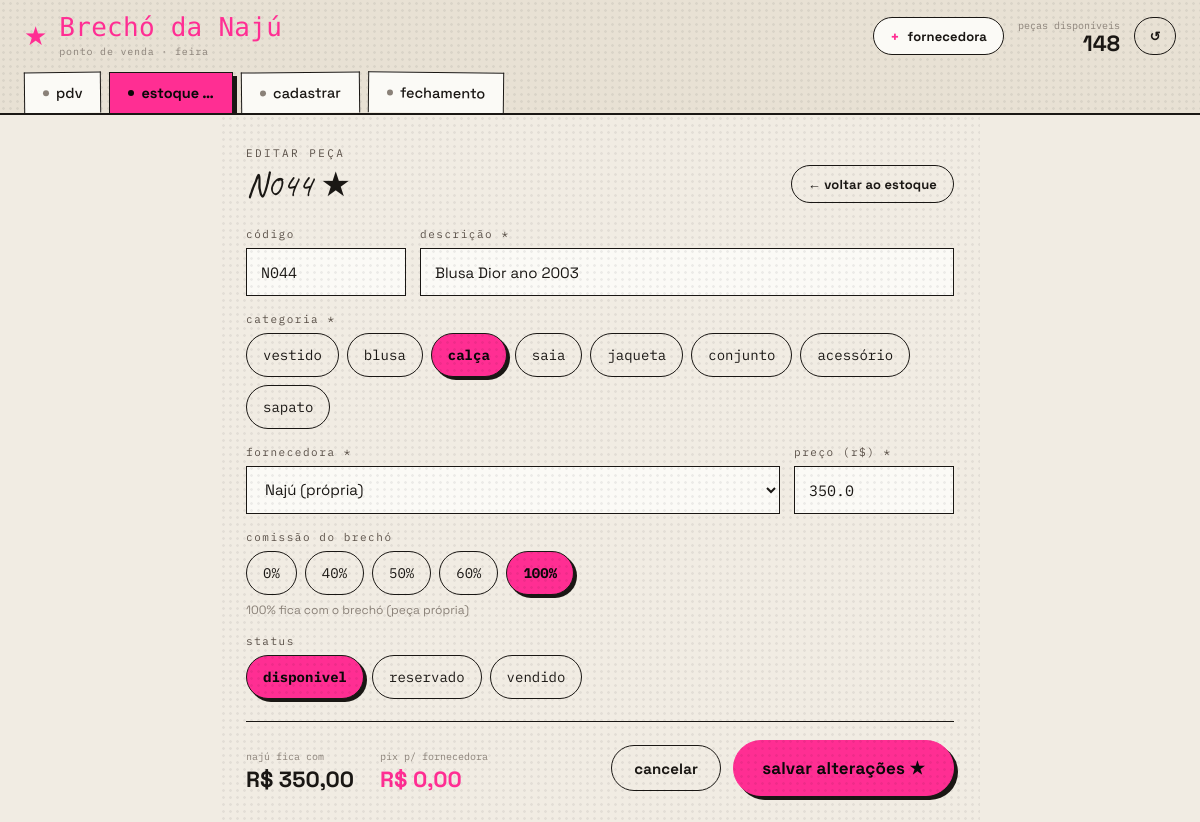
/pecas/136/editar, run on the app's committed database.
### models.py (models this page shows, shortened)
class Peca(db.Model):
    __tablename__ = "pecas"
    id = db.Column(db.Integer, primary_key=True)
    codigo = db.Column(db.String(24), unique=True, nullable=False)
    descricao = db.Column(db.String(240), nullable=False)
    categoria = db.Column(db.String(40), nullable=False)
    fornecedora_id = db.Column(db.Integer, db.ForeignKey("fornecedoras.id"), nullable=False)
    comissao_pct = db.Column(db.Integer, default=40)
    preco = db.Column(db.Float, nullable=False)
    status = db.Column(db.String(16), default="disponivel")
    vendido_em = db.Column(db.DateTime, nullable=True)

### app.py (the view, shortened to what this page needs)
    @app.route("/pecas/<int:peca_id>/editar", methods=["GET", "POST"])
    def editar(peca_id):
        p = db.session.get(Peca, peca_id)
        if p is None:
            abort(404)
        return render_template(
            "editar.html", peca=p,
            fornecedoras=Fornecedora.query.all(),
            categorias=CATEGORIAS, preco_arara=PRECO_ARARA,
            active="estoque",
        )

### app.py (called while the page is built)
def create_app():
    app = Flask(__name__)
    app.config["SECRET_KEY"] = "brecho-naju-2025"
    app.config["SQLALCHEMY_DATABASE_URI"] = (
        "sqlite:///" + os.path.join(BASE_DIR, "brecho.db")
    )
    app.config["SQLALCHEMY_TRACK_MODIFICATIONS"] = False
    db.init_app(app)
    app.jinja_env.filters["brl"] = fmt_brl
    with app.app_context():
        db.create_all()
        from seed import seed
        seed()
    @app.context_processor
    def _globals():
        try:
            return {"disponiveis": Peca.query.filter_by(status="disponivel").count()}
        except Exception:
            return {"disponiveis": 0}
    register_routes(app)
    return app

### templates/editar.html (shortened to what this page needs)
{% extends "base.html" %}
{% block content %}
<div class="wrap" style="max-width:760px">
  <div style="display:flex;align-items:flex-end;justify-content:space-between;flex-wrap:wrap;gap:12px">
    <div>
      <span class="eyebrow">editar peça</span>
      <div class="script" style="font-size:34px;margin-top:4px">{{ peca.codigo }} ★</div>
    </div>
    <a class="btn btn-ghost btn-sm" href="{{ url_for('estoque') }}">← voltar ao estoque</a>
  </div>
  <form method="post" action="{{ url_for('editar', peca_id=peca.id) }}" style="margin-top:24px">
    <div style="display:flex;flex-direction:column;gap:16px">
      <div style="display:grid;grid-template-columns:160px 1fr;gap:14px">
        <div class="field">
          <label class="flabel">código</label>
          <input class="input mono" name="codigo" value="{{ peca.codigo }}"/>
        </div>
        <div class="field">
          <label class="flabel">descrição *</label>
          <input class="input" name="descricao" value="{{ peca.descricao }}" required/>
        </div>
      </div>
      <div class="field">
        <label class="flabel">categoria *</label>
        <div class="chips">
          {% for c in categorias %}
            <button type="button" class="chip {{ 'on' if peca.categoria==c }}"
                    data-val="{{ c }}" onclick="pickCat(this,'{{ c }}')">{{ c }}</button>
          {% endfor %}
        </div>
      </div>
      <div style="display:grid;grid-template-columns:1fr 160px;gap:14px">
        <div class="field">
          <label class="flabel">fornecedora *</label>
          <select class="select" name="fornecedora" id="fornecedora" onchange="onForn()">
            {% for f in fornecedoras %}
              <option value="{{ f.id }}" data-com="{{ f.comissao_padrao }}"
                      {{ 'selected' if f.id==peca.fornecedora_id }}>{{ f.nome }}</option>
            {% endfor %}
          </select>
        </div>
        <div class="field">
          <label class="flabel">preço (R$) *</label>
          <input class="input mono" name="preco" id="preco"
                 value="{{ peca.preco }}" inputmode="decimal" oninput="recalc()"/>
        </div>
      </div>
      <div class="field">
        <label class="flabel">comissão do brechó</label>
        <div class="chips" id="com-chips">
          {% for c in [0, 40, 50, 60, 100] %}
            <button type="button" class="chip {{ 'on' if peca.comissao_pct==c }}"
                    data-val="{{ c }}" onclick="pickCom(this,{{ c }})">{{ c }}%</button>
          {% endfor %}
        </div>
        <span class="fhint" id="com-hint"></span>
      </div>
      <div class="field">
        <label class="flabel">status</label>
        <div class="chips">
          {% for s in ['disponivel', 'reservado', 'vendido'] %}
            <button type="button" class="chip {{ 'on' if peca.status==s }}"
                    data-val="{{ s }}" onclick="pickStatus(this,'{{ s }}')">{{ s }}</button>
          {% endfor %}
        </div>
      </div>
    </div>
    <div style="margin-top:22px;border-top:1.5px solid var(--line);padding-top:18px;
                display:flex;align-items:center;justify-content:space-between;flex-wrap:wrap;gap:16px">
      <div style="display:flex;gap:26px;flex-wrap:wrap">
        <div>
          <span class="mono" style="font-size:10px;color:var(--ink3)">najú fica com</span>
          <div style="font-weight:700;font-size:22px" id="prev-naju">—</div>
        </div>
        <div>
          <span class="mono" style="font-size:10px;color:var(--ink3)">pix p/ fornecedora</span>
          <div style="font-weight:700;font-size:22px;color:var(--pink)" id="prev-forn">—</div>
        </div>
      </div>
      <div style="display:flex;gap:12px;align-items:center">
        <a class="btn btn-ghost" href="{{ url_for('estoque') }}">cancelar</a>
        <button class="btn btn-pink btn-lg" type="submit">salvar alterações ★</button>
      </div>
    </div>
  </form>
</div>
{% endblock %}

### static/css/style.css (style rules this page uses)
:root { --black: #0A0808; --ink: #1A1714; --cream: #F1ECE3; --paper2: #E8E1D4; --card: #FBFAF6; --pink: #FF2E93; --lime: #C9FF3D; --blue: #3D8BFF; --rust: #D9322F; --ink2: #5a5048; --ink3: #8a8178; --line: #1A1714; --zebra: #F6F2EA; --display: "Monoton", cursive; --mono: "Major Mono Display", "IBM Plex Mono", monospace; --code: "IBM Plex Mono", monospace; --script: "Caveat", cursive; --body: "Space Grotesk", system-ui, sans-serif; }
* { box-sizing: border-box; }
html, body { margin: 0; padding: 0; background: var(--ink); font-family: var(--body); color: var(--ink); -webkit-font-smoothing: antialiased; }
a { color: inherit; text-decoration: none; }
button { font-family: var(--body); }
.wrap { max-width: 1040px; margin: 0 auto; padding: 26px; position: relative; }
.btn { appearance: none; cursor: pointer; display: inline-flex; align-items: center; justify-content: center; gap: 8px; border-radius: 999px; border: 1.5px solid var(--line); font-family: var(--body); font-weight: 700; letter-spacing: 0.01em; padding: 0 22px; height: 46px; font-size: 15px; background: var(--card); color: var(--ink); transition: transform .08s; }
.btn-pink { background: var(--pink); color: var(--black); border-color: var(--pink); box-shadow: 4px 4px 0 var(--ink); }
.btn-ghost { background: transparent; }
.btn-lg { height: 56px; font-size: 17px; padding: 0 28px; }
.btn-sm { height: 38px; font-size: 13px; padding: 0 16px; }
.eyebrow { font-family: var(--code); font-size: 11px; letter-spacing: 0.22em; text-transform: uppercase; color: var(--ink2); }
.script { font-family: var(--script); color: var(--ink); line-height: 1.1; }
.mono { font-family: var(--code); }
.input, .select { width: 100%; height: 48px; padding: 0 14px; border: 1.5px solid var(--line); background: var(--card); color: var(--ink); font-family: var(--body); font-size: 15px; outline: none; }
.input.mono { font-family: var(--code); }
.field { display: flex; flex-direction: column; gap: 7px; }
.field .flabel { font-family: var(--code); font-size: 11px; letter-spacing: 0.14em; text-transform: lowercase; color: var(--ink2); }
.field .fhint { font-size: 12px; color: var(--ink3); }
.chips { display: flex; gap: 8px; flex-wrap: wrap; }
.chip { appearance: none; cursor: pointer; min-height: 44px; padding: 0 16px; border: 1.5px solid var(--line); border-radius: 999px; background: transparent; color: var(--ink); font-family: var(--code); font-size: 14px; }
.chip.on { background: var(--pink); color: var(--black); font-weight: 700; box-shadow: 3px 3px 0 var(--ink); }

### data on the page
Peca: codigo "N044", descricao "Blusa Dior ano 2003", preco "350.0"

### other printed values
{{ disponiveis }} "148"
{{ c }} "vestido" "blusa" "calça" "saia" "jaqueta" "conjunto" "acessório" "sapato"
{{ c }} "0" "40" "50" "60" "100"
{{ s }} "disponivel" "reservado" "vendido"
form field fornecedora "Najú (própria)"
